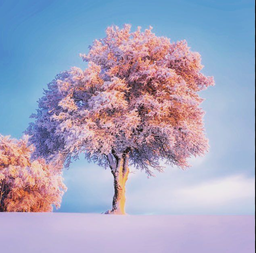
#> input picture myimage.png, 256 x 253 px, shrunk from 628 x 620 before the run
$ python preprocess_image.py ../myimage.png
#> lines starting #> are read from the running program, lines starting #| are printed output that depends on the picture
#!/usr/bin/env python3
"""Preprocess a real image into 3x3 windows for the CNN accelerator.

The script converts an image to grayscale, extracts all valid 3x3 patches
in row-major order, computes the accelerator's expected output for each
patch, and writes the results in formats that are easy to inspect or feed
into a Verilog testbench.
"""

from __future__ import annotations

import argparse
import csv
import json
import sys
from pathlib import Path
from typing import Iterable

try:
    from PIL import Image
except ImportError as exc:  # pragma: no cover - dependency failure path
    raise SystemExit(
        "Pillow is required for image preprocessing. Install it with: pip install pillow"
    ) from exc


INT16_MIN = -(2**15)
INT16_MAX = (2**15) - 1


def parse_kernel(kernel_text: str) -> list[int]:
    cleaned = kernel_text.replace(",", " ").split()
    try:
        kernel = [int(value) for value in cleaned]
    except ValueError as exc:
        raise argparse.ArgumentTypeError(
            f"Kernel values must be integers: {kernel_text!r}"
        ) from exc

    if len(kernel) != 9:
        raise argparse.ArgumentTypeError(
            f"Kernel must contain exactly 9 values, received {len(kernel)}"
        )

    return kernel


def parse_resize(resize_text: str) -> tuple[int, int]:
    parts = resize_text.lower().split("x")
    if len(parts) != 2:
        raise argparse.ArgumentTypeError(
            f"Resize must use WIDTHxHEIGHT format, received {resize_text!r}"
        )

    try:
        width = int(parts[0])
        height = int(parts[1])
    except ValueError as exc:
        raise argparse.ArgumentTypeError(
            f"Resize dimensions must be integers: {resize_text!r}"
        ) from exc

    if width < 3 or height < 3:
        raise argparse.ArgumentTypeError("Resize dimensions must both be at least 3")

    return width, height


def parse_args() -> argparse.Namespace:
    parser = argparse.ArgumentParser(
        description=(
            "Convert an image into grayscale 3x3 windows and generate data for the "
            "CNN accelerator."
        )
    )
    parser.add_argument("image", type=Path, help="Path to the input image")
    parser.add_argument(
        "--output-dir",
        type=Path,
        default=Path("preprocessed_output"),
        help="Directory for generated files (default: preprocessed_output)",
    )
    parser.add_argument(
        "--resize",
        type=parse_resize,
        help="Resize the grayscale image before window extraction, e.g. 28x28",
    )
    parser.add_argument(
        "--kernel",
        type=parse_kernel,
        default=parse_kernel("1,0,-1,1,0,-1,1,0,-1"),
        help=(
            "Comma- or space-separated 3x3 kernel values in row-major order "
            "(default: 1,0,-1,1,0,-1,1,0,-1)"
        ),
    )
    parser.add_argument(
        "--scale-factor",
        type=int,
        default=1,
        help="Final divisor used by the hardware model after divide-by-9 (default: 1)",
    )
    parser.add_argument(
        "--limit-windows",
        type=int,
        default=None,
        help="Only emit the first N windows if you want a smaller dataset",
    )
    parser.add_argument(
        "--verilog-window-limit",
        type=int,
        default=None,
        help=(
            "Maximum number of windows to include in the generated Verilog include "
            "(default: all emitted windows)"
        ),
    )
    return parser.parse_args()


def trunc_div(dividend: int, divisor: int) -> int:
    if divisor == 0:
        raise ValueError("Divisor cannot be zero")

    sign = -1 if (dividend < 0) ^ (divisor < 0) else 1
    return sign * (abs(dividend) // abs(divisor))


def verilog_literal(value: int) -> str:
    if value < 0:
        return f"-32'sd{abs(value)}"
    return f"32'sd{value}"


def load_grayscale_pixels(image_path: Path, resize: tuple[int, int] | None) -> list[list[int]]:
    with Image.open(image_path) as image:
        grayscale = image.convert("L")
        if resize is not None:
            grayscale = grayscale.resize(resize, Image.Resampling.LANCZOS)

        width, height = grayscale.size
        pixels = list(grayscale.getdata())

    return [pixels[row * width : (row + 1) * width] for row in range(height)]


def compute_patch_reference(patch: list[int], kernel: list[int], scale_factor: int) -> dict[str, int]:
    accumulator = sum(pixel * weight for pixel, weight in zip(patch, kernel, strict=True))
    after_div9 = trunc_div(accumulator, 9)
    return {
        "accumulator": accumulator,
        "after_div9": after_div9,
        "expected_result": trunc_div(after_div9, scale_factor),
    }


def iter_patches(
    pixels: list[list[int]],
    kernel: list[int],
    scale_factor: int,
) -> Iterable[dict[str, int | list[int]]]:
    height = len(pixels)
    width = len(pixels[0])

    for row in range(height - 2):
        for col in range(width - 2):
            patch = [
                pixels[row + dr][col + dc]
                for dr in range(3)
                for dc in range(3)
            ]
            reference = compute_patch_reference(patch, kernel, scale_factor)
            yield {
                "row": row,
                "col": col,
                "patch": patch,
                **reference,
            }


def write_pixels_csv(path: Path, pixels: list[list[int]]) -> None:
    with path.open("w", newline="", encoding="utf-8") as handle:
        writer = csv.writer(handle)
        for row in pixels:
            writer.writerow(row)


def write_patches_csv(
    path: Path,
    patches: list[dict[str, int | list[int]]],
    kernel: list[int],
    scale_factor: int,
) -> None:
    header = (
        ["test_id", "row", "col"]
        + [f"p{i}" for i in range(9)]
        + [f"k{i}" for i in range(9)]
        + ["accumulator", "after_div9", "scale_factor", "expected_result"]
    )
    with path.open("w", newline="", encoding="utf-8") as handle:
        writer = csv.writer(handle)
        writer.writerow(header)
        for test_id, patch_info in enumerate(patches, start=1):
            writer.writerow(
                [
                    test_id,
                    patch_info["row"],
                    patch_info["col"],
                    *patch_info["patch"],
                    *kernel,
                    patch_info["accumulator"],
                    patch_info["after_div9"],
                    scale_factor,
                    patch_info["expected_result"],
                ]
            )


def write_metadata_json(
    path: Path,
    image_path: Path,
    pixels: list[list[int]],
    kernel: list[int],
    scale_factor: int,
    output_width: int,
    output_height: int,
    total_windows: int,
    emitted_windows: int,
    verilog_windows: int,
) -> None:
    metadata = {
        "source_image": str(image_path),
        "image_width": len(pixels[0]),
        "image_height": len(pixels),
        "output_width": output_width,
        "output_height": output_height,
        "kernel": kernel,
        "scale_factor": scale_factor,
        "total_windows_available": total_windows,
        "windows_emitted": emitted_windows,
        "windows_in_verilog_include": verilog_windows,
        "patch_order": "row-major",
        "formula": "result = trunc_toward_zero(trunc_toward_zero(sum(xi*hi)/9)/scale_factor)",
    }
    path.write_text(json.dumps(metadata, indent=2), encoding="utf-8")


def write_output_feature_map_csv(
    path: Path,
    output_width: int,
    output_height: int,
    patches: list[dict[str, int | list[int]]],
    value_key: str,
) -> None:
    feature_map: list[list[int | str]] = [
        ["" for _ in range(output_width)]
        for _ in range(output_height)
    ]

    for patch_info in patches:
        row = int(patch_info["row"])
        col = int(patch_info["col"])
        feature_map[row][col] = int(patch_info[value_key])

    with path.open("w", newline="", encoding="utf-8") as handle:
        writer = csv.writer(handle)
        writer.writerows(feature_map)


def write_verilog_include(
    path: Path,
    image_width: int,
    image_height: int,
    kernel: list[int],
    scale_factor: int,
    patches: list[dict[str, int | list[int]]],
) -> None:
    lines = [
        "`ifndef GENERATED_CNN_IMAGE_DATA_VH",
        "`define GENERATED_CNN_IMAGE_DATA_VH",
        "",
        "// Generated by scripts/preprocess_image.py",
        f"localparam integer GENERATED_NUM_WINDOWS = {len(patches)};",
        f"localparam integer GENERATED_IMAGE_WIDTH = {image_width};",
        f"localparam integer GENERATED_IMAGE_HEIGHT = {image_height};",
        f"localparam integer GENERATED_OUTPUT_WIDTH = {image_width - 2};",
        f"localparam integer GENERATED_OUTPUT_HEIGHT = {image_height - 2};",
        f"localparam signed [31:0] GENERATED_SCALE_FACTOR = {verilog_literal(scale_factor)};",
        "reg signed [31:0] generated_kernel [0:8];",
        "reg signed [31:0] generated_image_windows [0:GENERATED_NUM_WINDOWS-1][0:8];",
        "reg signed [31:0] generated_expected_results [0:GENERATED_NUM_WINDOWS-1];",
        "integer generated_window_rows [0:GENERATED_NUM_WINDOWS-1];",
        "integer generated_window_cols [0:GENERATED_NUM_WINDOWS-1];",
        "",
        "initial begin",
    ]

    for index, value in enumerate(kernel):
        lines.append(f"    generated_kernel[{index}] = {verilog_literal(value)};")

    if patches:
        lines.append("")

    for window_index, patch_info in enumerate(patches):
        lines.append(f"    generated_window_rows[{window_index}] = {patch_info['row']};")
        lines.append(f"    generated_window_cols[{window_index}] = {patch_info['col']};")
        patch_values = patch_info["patch"]
        for patch_index, value in enumerate(patch_values):
            lines.append(
                "    generated_image_windows"
                f"[{window_index}][{patch_index}] = {verilog_literal(value)};"
            )
        lines.append(
            "    generated_expected_results"
            f"[{window_index}] = {verilog_literal(patch_info['expected_result'])};"
        )
        lines.append("")

    lines.extend(["end", "", "`endif"])
    path.write_text("\n".join(lines) + "\n", encoding="utf-8")


def load_feature_map_csv(path: Path) -> list[list[int | None]]:
    with path.open("r", newline="", encoding="utf-8") as handle:
        reader = csv.reader(handle)
        return [
            [None if cell == "" else int(cell) for cell in row]
            for row in reader
        ]


def flatten_feature_map_rows(
    feature_map: list[list[int | None]],
) -> list[dict[str, int]]:
    flattened: list[dict[str, int]] = []

    for row_index, row in enumerate(feature_map):
        for col_index, value in enumerate(row):
            if value is None:
                continue

            flattened.append(
                {
                    "index": len(flattened),
                    "row": row_index,
                    "col": col_index,
                    "value": value,
                }
            )

    return flattened


def require_signed_int16(value: int, source_name: str) -> None:
    if value < INT16_MIN or value > INT16_MAX:
        raise ValueError(
            f"{source_name} contains a value outside signed 16-bit range: {value}"
        )


def int16_hex(value: int) -> str:
    return f"{value & 0xFFFF:04X}"


def verilog_literal_16(value: int) -> str:
    if value < 0:
        return f"-16'sd{abs(value)}"
    return f"16'sd{value}"


def write_int16_stream_csv(
    path: Path,
    flattened_values: list[dict[str, int]],
) -> None:
    with path.open("w", newline="", encoding="utf-8") as handle:
        writer = csv.writer(handle)
        writer.writerow(["index", "row", "col", "signed_value", "hex16"])
        for item in flattened_values:
            writer.writerow(
                [
                    item["index"],
                    item["row"],
                    item["col"],
                    item["value"],
                    int16_hex(item["value"]),
                ]
            )


def write_int16_mem(
    path: Path,
    flattened_values: list[dict[str, int]],
) -> None:
    lines = [
        int16_hex(item["value"])
        for item in flattened_values
    ]
    path.write_text("\n".join(lines) + ("\n" if lines else ""), encoding="utf-8")


def write_int16_verilog_include(
    path: Path,
    flattened_values: list[dict[str, int]],
) -> None:
    lines = [
        "`ifndef GENERATED_BOARD_RESULTS_VH",
        "`define GENERATED_BOARD_RESULTS_VH",
        "",
        "// Generated by scripts/preprocess_image.py",
        f"localparam integer GENERATED_BOARD_RESULT_COUNT = {len(flattened_values)};",
        "(* ram_style = \"block\" *) reg signed [15:0] generated_board_results [0:GENERATED_BOARD_RESULT_COUNT-1];",
        "integer generated_board_result_rows [0:GENERATED_BOARD_RESULT_COUNT-1];",
        "integer generated_board_result_cols [0:GENERATED_BOARD_RESULT_COUNT-1];",
        "",
        "initial begin",
    ]

    for item in flattened_values:
        lines.append(
            "    generated_board_results"
            f"[{item['index']}] = {verilog_literal_16(item['value'])};"
        )
        lines.append(
            "    generated_board_result_rows"
            f"[{item['index']}] = {item['row']};"
        )
        lines.append(
            "    generated_board_result_cols"
            f"[{item['index']}] = {item['col']};"
        )

    lines.extend(["end", "", "`endif"])
    path.write_text("\n".join(lines) + "\n", encoding="utf-8")


def export_feature_map_as_int16_sequence(
    feature_map_csv: Path,
    stream_csv: Path,
    mem_path: Path,
    verilog_include: Path,
) -> dict[str, object]:
    feature_map = load_feature_map_csv(feature_map_csv)
    flattened_values = flatten_feature_map_rows(feature_map)

    if not flattened_values:
        raise ValueError(f"No valid feature-map values were found in: {feature_map_csv}")

    for item in flattened_values:
        require_signed_int16(item["value"], str(feature_map_csv))

    write_int16_stream_csv(stream_csv, flattened_values)
    write_int16_mem(mem_path, flattened_values)
    write_int16_verilog_include(verilog_include, flattened_values)

    values = [item["value"] for item in flattened_values]
    return {
        "count": len(flattened_values),
        "min_value": min(values),
        "max_value": max(values),
        "stream_csv": stream_csv,
        "mem_path": mem_path,
        "verilog_include": verilog_include,
    }


def process_image(
    image_path: Path,
    output_dir: Path,
    resize: tuple[int, int] | None,
    kernel: list[int],
    scale_factor: int,
    limit_windows: int | None,
    verilog_window_limit: int | None,
) -> dict[str, object]:
    if not image_path.exists():
        raise FileNotFoundError(f"Input image not found: {image_path}")

    if scale_factor == 0:
        raise ValueError("Scale factor cannot be zero")

    if limit_windows is not None and limit_windows < 1:
        raise ValueError("limit-windows must be at least 1")

    if verilog_window_limit is not None and verilog_window_limit < 1:
        raise ValueError("verilog-window-limit must be at least 1")

    pixels = load_grayscale_pixels(image_path, resize)
    height = len(pixels)
    width = len(pixels[0])

    if width < 3 or height < 3:
        raise ValueError("Image must be at least 3x3 after preprocessing")

    all_patches = list(iter_patches(pixels, kernel, scale_factor))
    emitted_patches = (
        all_patches[:limit_windows] if limit_windows is not None else all_patches
    )
    verilog_patches = (
        emitted_patches
        if verilog_window_limit is None
        else emitted_patches[:verilog_window_limit]
    )
    output_width = width - 2
    output_height = height - 2

    output_dir.mkdir(parents=True, exist_ok=True)

    pixels_csv = output_dir / "grayscale_pixels.csv"
    patches_csv = output_dir / "patches.csv"
    input_windows_csv = output_dir / "input_windows.csv"
    metadata_json = output_dir / "metadata.json"
    golden_output_csv = output_dir / "golden_output.csv"
    verilog_include = output_dir / "generated_windows.vh"
    golden_output_int16_stream_csv = output_dir / "golden_output_int16_stream.csv"
    golden_output_int16_mem = output_dir / "golden_output_int16.mem"
    board_results_include = output_dir / "generated_board_results.vh"

    write_pixels_csv(pixels_csv, pixels)
    write_patches_csv(
        patches_csv,
        emitted_patches,
        kernel=kernel,
        scale_factor=scale_factor,
    )
    write_patches_csv(
        input_windows_csv,
        emitted_patches,
        kernel=kernel,
        scale_factor=scale_factor,
    )
    write_metadata_json(
        metadata_json,
        image_path,
        pixels,
        kernel,
        scale_factor,
        output_width=output_width,
        output_height=output_height,
        total_windows=len(all_patches),
        emitted_windows=len(emitted_patches),
        verilog_windows=len(verilog_patches),
    )
    write_output_feature_map_csv(
        golden_output_csv,
        output_width=output_width,
        output_height=output_height,
        patches=verilog_patches,
        value_key="expected_result",
    )
    write_verilog_include(
        verilog_include,
        image_width=width,
        image_height=height,
        kernel=kernel,
        scale_factor=scale_factor,
        patches=verilog_patches,
    )
    board_export = export_feature_map_as_int16_sequence(
        feature_map_csv=golden_output_csv,
        stream_csv=golden_output_int16_stream_csv,
        mem_path=golden_output_int16_mem,
        verilog_include=board_results_include,
    )

    return {
        "image_path": image_path,
        "width": width,
        "height": height,
        "output_width": output_width,
        "output_height": output_height,
        "kernel": kernel,
        "scale_factor": scale_factor,
        "total_windows": len(all_patches),
        "emitted_windows": len(emitted_patches),
        "verilog_windows": len(verilog_patches),
        "pixels_csv": pixels_csv,
        "patches_csv": patches_csv,
        "input_windows_csv": input_windows_csv,
        "metadata_json": metadata_json,
        "golden_output_csv": golden_output_csv,
        "golden_output_int16_stream_csv": golden_output_int16_stream_csv,
        "golden_output_int16_mem": golden_output_int16_mem,
        "board_results_include": board_results_include,
        "board_result_count": board_export["count"],
        "verilog_include": verilog_include,
        "first_patch": emitted_patches[0] if emitted_patches else None,
    }


def main() -> int:
    args = parse_args()

    try:
        result = process_image(
            image_path=args.image,
            output_dir=args.output_dir,
            resize=args.resize,
            kernel=args.kernel,
            scale_factor=args.scale_factor,
            limit_windows=args.limit_windows,
            verilog_window_limit=args.verilog_window_limit,
        )
#> in load_grayscale_pixels, image is the input picture: PIL image 256x253 RGBA; mean R, G, B, A 165.3, 164.6, 191, 255
#> in load_grayscale_pixels, `grayscale = image.convert("L")`:
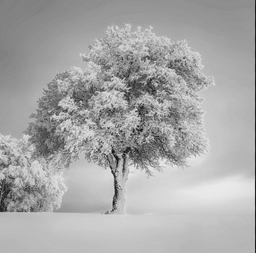
#> grayscale: PIL image 256x253 L; min 17, max 241, mean 167.8
#> in load_grayscale_pixels, `pixels = list(grayscale.getdata())`: pixels = 64768 items
#> in process_image, `pixels = load_grayscale_pixels(image_path, resize)`: pixels = 253 items
#> in process_image, `height = len(pixels)`: height = 253
#> in process_image, `width = len(pixels[0])`: width = 256
#> in process_image, `all_patches = list(iter_patches(pixels, kernel, scale_factor))`: all_patches = 63754 items
#> in process_image, `output_width = width - 2`: output_width = 254
#> in process_image, `output_height = height - 2`: output_height = 251
#> after the loop in write_output_feature_map_csv, `for patch_info in patches:`: feature_map = 251 items
#> after the loop in write_verilog_include, `for index, value in enumerate(kernel):`: lines = 26 items
#> the loop in write_verilog_include, `for window_index, patch_info in enumerate(patches):` made 63754 passes
#> patch_values on passes 1 to 3: [125, 125, 126, 125, 125, 127, 125, 125, 127], [125, 126, 126, 125, 127, 126, 125, 127, 125], [126, 126, 126, 127, 126, 127, 127, 125, 128]
#> after the loop in write_verilog_include, `for window_index, patch_info in enumerate(patches):`: lines = 828829 items
#> result = 21 items
    except (FileNotFoundError, ValueError) as exc:
        print(str(exc), file=sys.stderr)
        return 1

    print(f"Processed image: {result['image_path']}")
#| Processed image: ../myimage.png
    print(f"Grayscale size: {result['width']}x{result['height']}")
#| Grayscale size: 256x253
    print(f"Kernel: {result['kernel']}")
#| Kernel: [1, 0, -1, 1, 0, -1, 1, 0, -1]
    print(f"Scale factor: {result['scale_factor']}")
#| Scale factor: 1
    print(f"Total 3x3 windows available: {result['total_windows']}")
#| Total 3x3 windows available: 63754
    print(f"Windows written to CSV: {result['emitted_windows']}")
#| Windows written to CSV: 63754
    print(f"Windows written to Verilog include: {result['verilog_windows']}")
#| Windows written to Verilog include: 63754
    print(f"Wrote: {result['pixels_csv']}")
#| Wrote: preprocessed_output/grayscale_pixels.csv
    print(f"Wrote: {result['patches_csv']}")
#| Wrote: preprocessed_output/patches.csv
    print(f"Wrote: {result['input_windows_csv']}")
#| Wrote: preprocessed_output/input_windows.csv
    print(f"Wrote: {result['metadata_json']}")
#| Wrote: preprocessed_output/metadata.json
    print(f"Wrote: {result['golden_output_csv']}")
#| Wrote: preprocessed_output/golden_output.csv
    print(f"Wrote: {result['golden_output_int16_stream_csv']}")
#| Wrote: preprocessed_output/golden_output_int16_stream.csv
    print(f"Wrote: {result['golden_output_int16_mem']}")
#| Wrote: preprocessed_output/golden_output_int16.mem
    print(f"Wrote: {result['board_results_include']}")
#| Wrote: preprocessed_output/generated_board_results.vh
    print(f"Wrote: {result['verilog_include']}")
#| Wrote: preprocessed_output/generated_windows.vh
    print(f"Board result count: {result['board_result_count']}")
#| Board result count: 63754

    if result["first_patch"] is not None:
        first_patch = result["first_patch"]
#> first_patch = {'row': 0, 'col': 0, 'patch': [125, 125, 126, 125, 125, 127, 125, 125, 127], 'accumulator': -5, 'after_div9': 0, 'expected_result': 0}
        print("First patch:")
        print(f"  position = ({first_patch['row']}, {first_patch['col']})")
#|   position = (0, 0)
        print(f"  values   = {first_patch['patch']}")
#|   values   = [125, 125, 126, 125, 125, 127, 125, 125, 127]
        print(f"  expected = {first_patch['expected_result']}")
#|   expected = 0

    return 0


if __name__ == "__main__":
    raise SystemExit(main())
#> (the program exits here)
